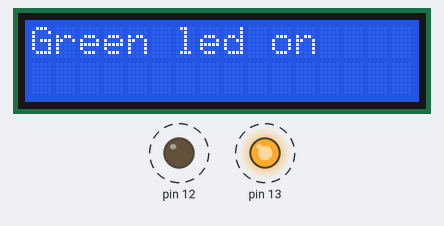
The sketch below on a simulated Arduino Uno, built with avr-gcc and run on an emulated ATmega328P. Shown: 16×2 character LCD, output pins drawn as LEDs (lit = HIGH). Dashed ring = blinking.

Above: at 0.1 s.
At 1.1 s:
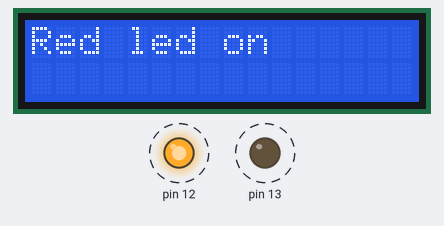
Timing chart, 0 to 130.0 s (numbered marks = the images above):
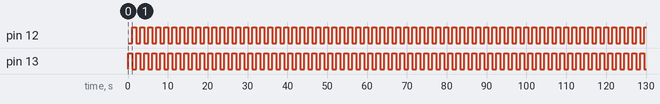

Measured:
- by itself, pin 12, pin 13: alternates HIGH for 1.0 s and LOW for 1.0 s

The sketch:

blinking_led_withlcd.ino
```cpp
#include<LiquidCrystal.h>
#define rs 9
#define en 8
#define d4 7
#define d5 6
#define d6 5
#define d7 4

// definir les port conncecter sur arduino

LiquidCrystal lcd(rs, en, d4, d5, d6, d7);

void setup() {

  lcd.begin(16, 2);

  // definir les ports
  pinMode (13, OUTPUT);
  pinMode (12, OUTPUT);

}

void loop() {
  // ecriture du code principal
  digitalWrite(13, HIGH); //alummer le led blue
  digitalWrite(12, LOW); //etiendre le led rouge

  lcd.clear();
  lcd.print("Green led on");
  delay(1000); // attendre demi seconde

  digitalWrite(12, HIGH); // eteindre le led blue
  digitalWrite(13, LOW); //alummer le led
   lcd.clear();
  lcd.print("Red led on");
  delay(1000); // attendre demi seconde
}
```
